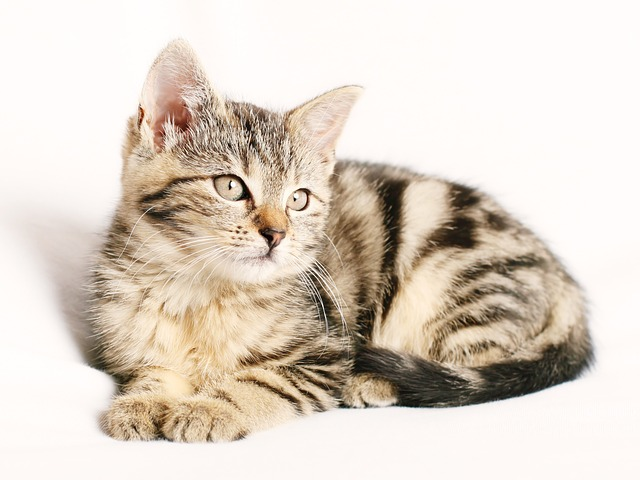
#> input picture image.jpg, 640 x 480 px, found by its file name
$ jupyter execute tp1_ex3_colab.ipynb   (shell and % lines are left out)
#> lines starting #> are read from the running program, lines starting #| are printed output that depends on the picture
# Exercice 3 : Filtrage Médian & Redimensionnement
## TP1 — Vision par Ordinateur

---

**Objectifs :**
1. Comprendre la différence entre filtre gaussien et médian
2. Redimensionner une image

---

## Étape 1 — Installation

[cell 1]
import cv2
import matplotlib.pyplot as plt

print("Prêt !")

## Étape 2 — Charger une image

[cell 2]
import urllib.request

url = "https://ultralytics.com/images/bus.jpg"
urllib.request.urlretrieve(url, "image.jpg")
#> (this line was passed over: the network is not available in this run)

img = cv2.imread("image.jpg")
#> img is the input picture: shape (480, 640, 3); mean B, G, R 199, 210.7, 221.7
gray = cv2.cvtColor(img, cv2.COLOR_BGR2GRAY)
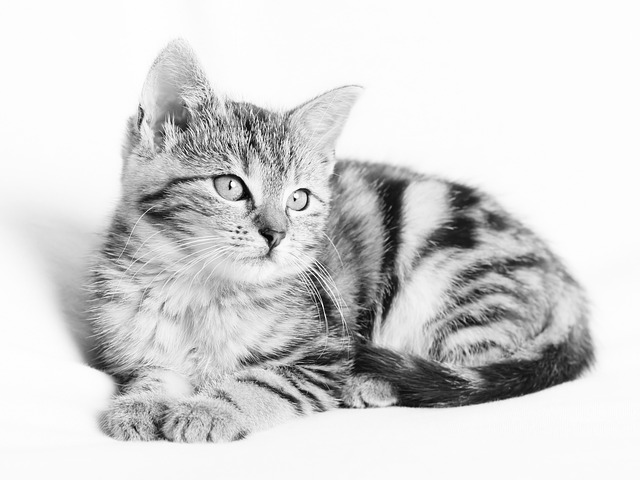
#> gray: shape (480, 640); min 1, max 255, mean 212.7

plt.figure(figsize=(8, 6))
plt.imshow(gray, cmap='gray')
plt.axis('off')
plt.title(f'Image originale ({gray.shape[1]}x{gray.shape[0]})')
plt.show()

---
## Étape 3 — Filtre médian

Le filtre médian remplace chaque pixel par la **médiane** de son voisinage.

**Différence avec le gaussien :**
- Gaussien : moyenne pondérée → flou
- Médian : médiane → préserve mieux les bords

**Idéal pour :** le bruit "poivre et sel" (pixels blancs/noirs aléatoires)

[cell 3]
# Filtre médian (taille 5)
median = cv2.medianBlur(gray, 5)
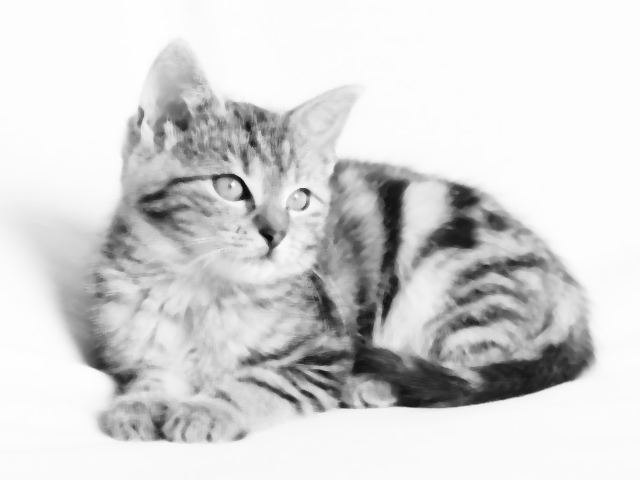
#> median: shape (480, 640); min 10, max 254, mean 213.1

# Filtre gaussien pour comparaison
gauss = cv2.GaussianBlur(gray, (5, 5), 0)

# Comparer
fig, axes = plt.subplots(1, 3, figsize=(18, 6))

axes[0].imshow(gray, cmap='gray')
axes[0].set_title('Original', fontsize=14)
axes[0].axis('off')

axes[1].imshow(gauss, cmap='gray')
axes[1].set_title('Gaussien (5x5)', fontsize=14)
axes[1].axis('off')

axes[2].imshow(median, cmap='gray')
axes[2].set_title('Médian (5)', fontsize=14)
axes[2].axis('off')

plt.tight_layout()
plt.show()
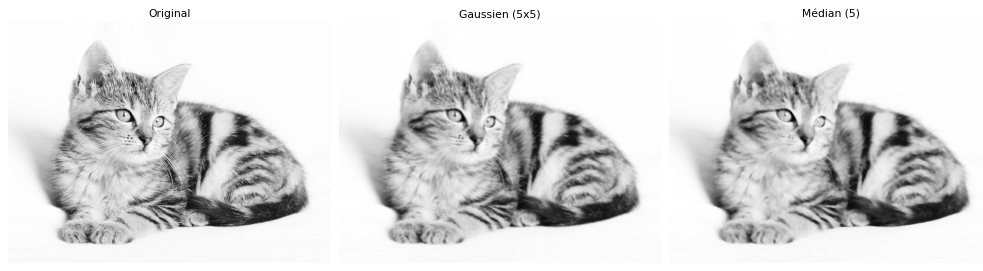
#> figure drawn by matplotlib, 3 panels

---
## Étape 4 — Redimensionnement

Redimensionner change la taille d'une image.

**Interpolation :**
- `cv2.INTER_LINEAR` : rapide, bon par défaut
- `cv2.INTER_CUBIC` : plus lent, meilleure qualité
- `cv2.INTER_LANCZOS4` : meilleure qualité

[cell 4]
# Redimensionner à 320x240
resized = cv2.resize(median, (320, 240))

print(f"Taille originale : {median.shape[1]}x{median.shape[0]}")
#| Taille originale : 640x480
print(f"Taille après redimensionnement : {resized.shape[1]}x{resized.shape[0]}")
#| Taille après redimensionnement : 320x240

# Afficher
fig, axes = plt.subplots(1, 2, figsize=(14, 5))

axes[0].imshow(median, cmap='gray')
axes[0].set_title(f'Original ({median.shape[1]}x{median.shape[0]})', fontsize=14)
axes[0].axis('off')

axes[1].imshow(resized, cmap='gray')
axes[1].set_title(f'Redimensionné (320x240)', fontsize=14)
axes[1].axis('off')

plt.tight_layout()
plt.show()
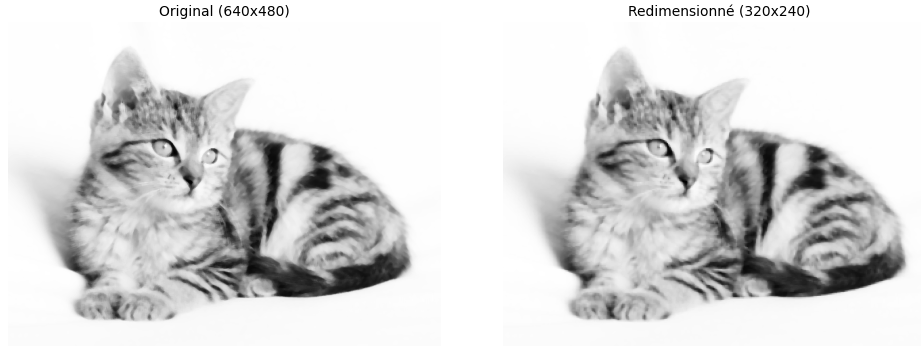
#> figure drawn by matplotlib, 2 panels
